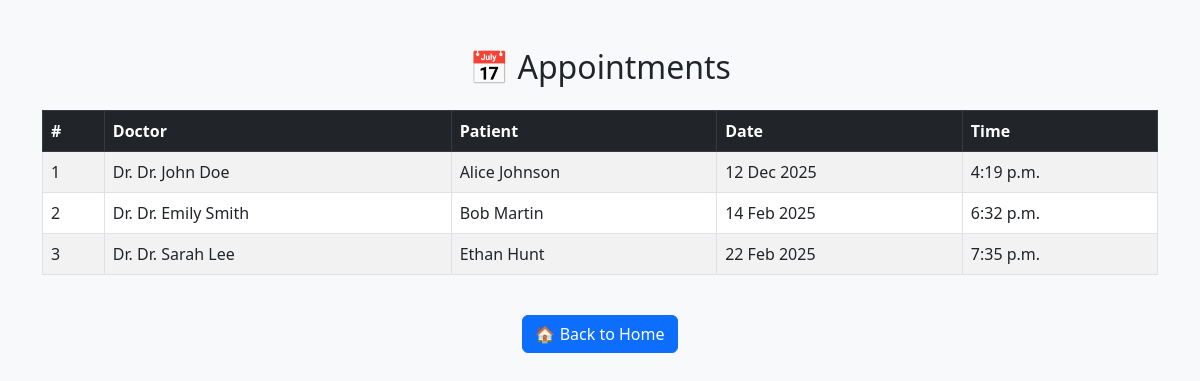
The app's page /appointments/ with its own data.
### hospital/models.py (models this page shows, shortened)
class Appointment(models.Model):
    doctor = models.ForeignKey(Doctor, on_delete=models.CASCADE)
    patient = models.ForeignKey(Patient, on_delete=models.CASCADE)
    date = models.DateField()
    time = models.TimeField()
    status = models.CharField(
        max_length=20,
        choices=[("Scheduled", "Scheduled"), ("Completed", "Completed"), ("Cancelled", "Cancelled")],
        default="Scheduled"
    )

class Doctor(models.Model):
    name = models.CharField(max_length=100)  # String field (max 100 characters)
    specialization = models.CharField(max_length=100)  # Specialization (e.g., Cardiologist)
    phone = models.CharField(max_length=15)  # Phone number field
    email = models.EmailField(unique=True)  # Email (must be unique)

class Patient(models.Model):
    name = models.CharField(max_length=100)
    age = models.IntegerField()  # Integer field for age
    gender = models.CharField(max_length=10, choices=[('Male', 'Male'), ('Female', 'Female')])  # Dropdown choices
    phone = models.CharField(max_length=15)
    email = models.EmailField(unique=True)

### hospital/views.py (the view)
# urls.py: path('appointments/', views.appointment_list, name='appointment_list'),
def appointment_list(request):
    appointments = Appointment.objects.all()
    return render(request, 'hospital/appointment_list.html', {'appointments': appointments})

### hospital/templates/hospital/appointment_list.html (shortened to what this page needs)
<!DOCTYPE html>
<html lang="en">
<head>
    <link href="https://cdn.jsdelivr.net/npm/bootstrap@5.3.0/dist/css/bootstrap.min.css" rel="stylesheet">
</head>
<body class="bg-light">
    <div class="container mt-5">
        <h2 class="text-center mb-4">📅 Appointments</h2>
        {% if appointments %}
            <div class="table-responsive">
                <table class="table table-striped table-bordered">
                    <thead class="table-dark">
                        <tr>
                            <th>#</th>
                            <th>Doctor</th>
                            <th>Patient</th>
                            <th>Date</th>
                            <th>Time</th>
                        </tr>
                    </thead>
                    <tbody>
                        {% for appointment in appointments %}
                            <tr>
                                <td>{{ forloop.counter }}</td>
                                <td>Dr. {{ appointment.doctor.name }}</td>
                                <td>{{ appointment.patient.name }}</td>
                                <td>{{ appointment.date|date:"d M Y" }}</td>
                                <td>{{ appointment.time }}</td>
                            </tr>
                        {% endfor %}
                    </tbody>
                </table>
            </div>
        {% else %}
            <p class="text-center text-muted">No appointments scheduled.</p>
        {% endif %}
        <div class="text-center mt-4">
            <a href="{% url 'home' %}" class="btn btn-primary">🏠 Back to Home</a>
        </div>
    </div>
</body>
</html>

### records on screen
Appointment: doctor.name "Dr. John Doe", patient.name "Alice Johnson", date "12 Dec 2025", time "4:19 p.m."
Appointment: doctor.name "Dr. Emily Smith", patient.name "Bob Martin", date "14 Feb 2025", time "6:32 p.m."
Appointment: doctor.name "Dr. Sarah Lee", patient.name "Ethan Hunt", date "22 Feb 2025", time "7:35 p.m."
